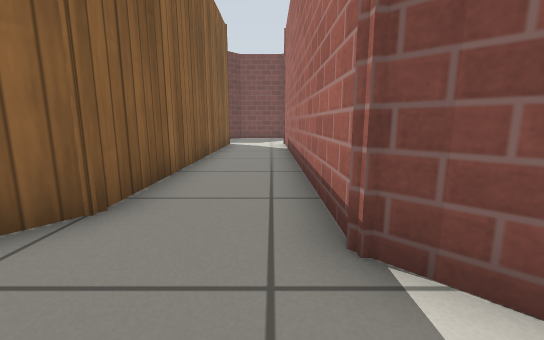
view 1 (above)

16 first-person views from a walk through a Gazebo world. The camera is 0.5 m above the floor, tilts 10° down and sees 90° across. The floor is counted in squares, 0.5 m on a side. Each view is taken from the middle of a square. On the plan, view 1 faces up. The plan holds only what a view shows up to about 11 squares ahead; the rest is blank. Simple patterns stand in for the simulator's built-in surfaces.

view 2
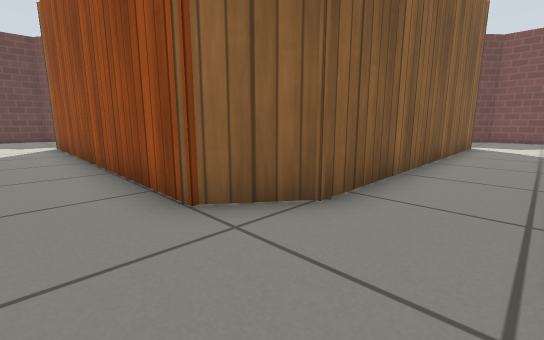

view 3
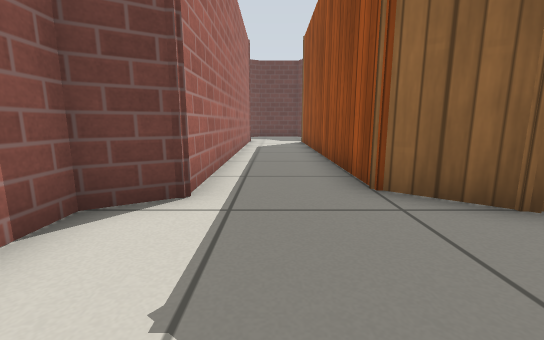

view 4
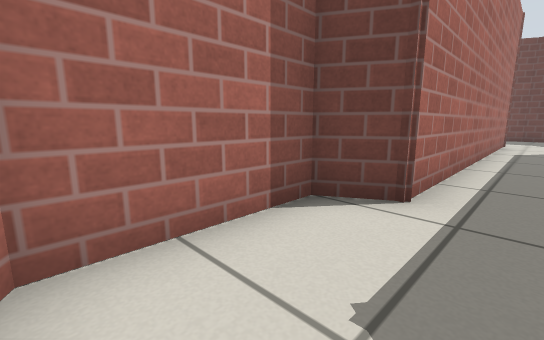

view 5
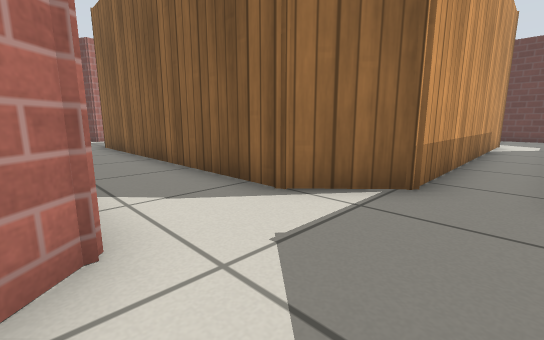

view 6
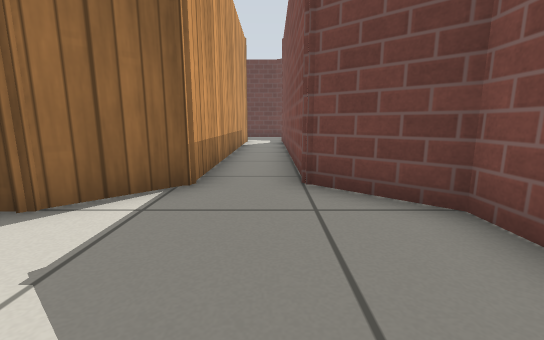

view 7
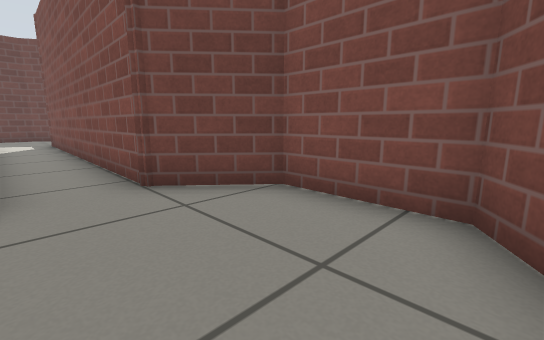

view 8
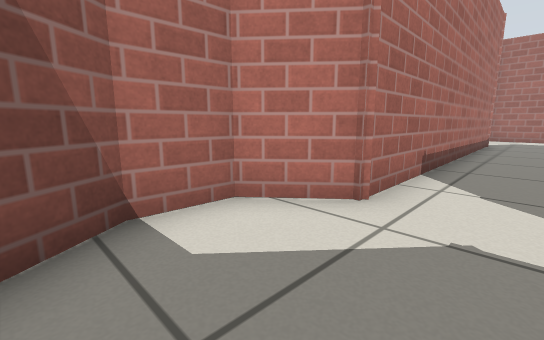

view 9
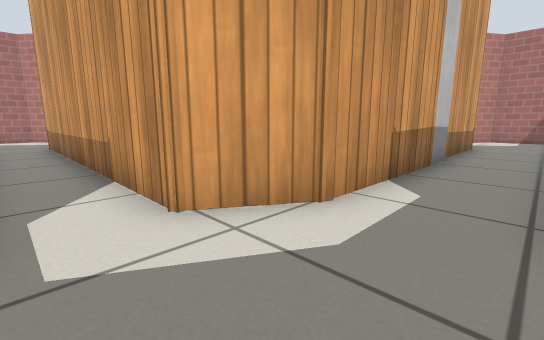

view 10
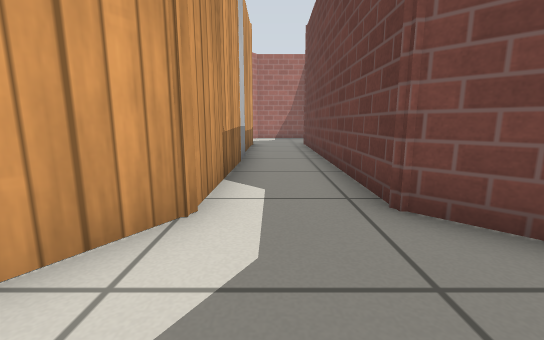

view 11
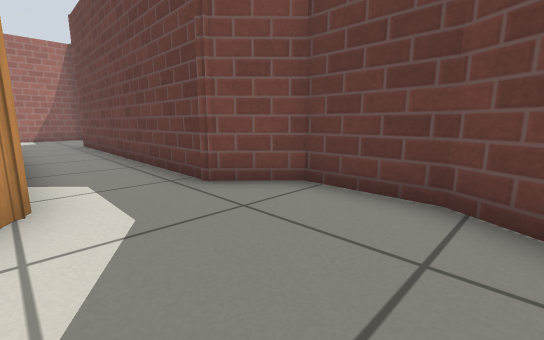

view 12
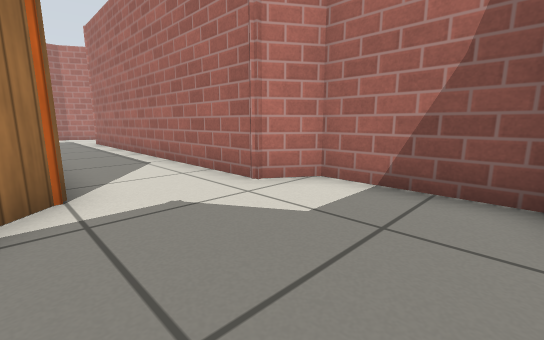

view 13
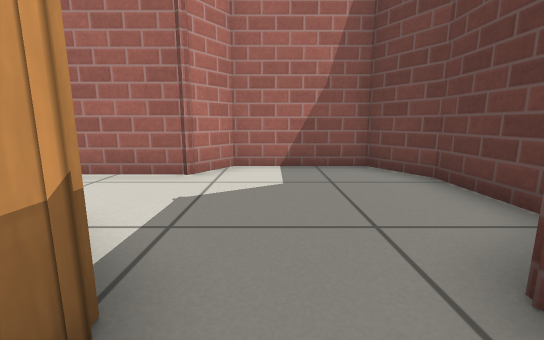

view 14
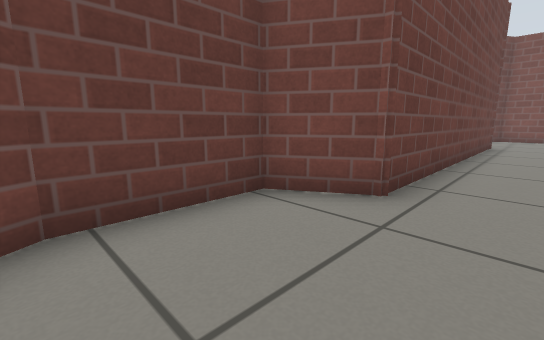

view 15
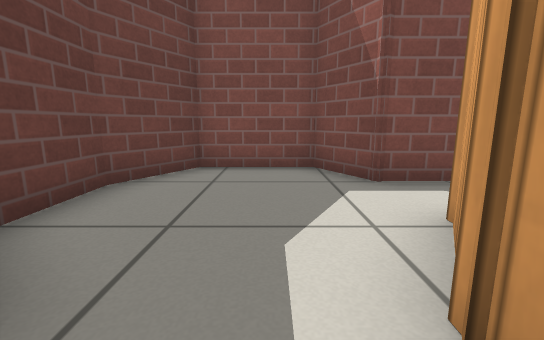

view 16
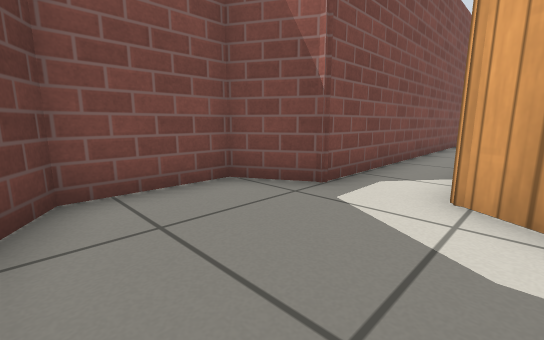

### Floor plan
Points are (right, up) in squares from view 1. A wall is a line through its corners. A room is listed if a view was taken in it or the views show most of it. See-through windows are left out.
Room 1 (views 1, 2, 3, 4)
walls: (1.4, 1.2) (0.7, 2) (0.6, 12.7); (-1.9, 12.2) (-1.9, 2.9) (-3, 1.5) (-12.8, 1.5); (-13.4, -1.2) (-2.6, -1.2) (-2, -2.2) (1.1, -2.1)
ways out: opening at (-0.5, 12.5) to room 2; opening at (-13, 0.5) to room 4
Room 2 (views 5, 6, 7, 8)
walls: (0.6, 12.7) (1.9, 13.8) (1.9, 15.2) (0.6, 17.2) (-1.9, 17.2) (-3.4, 15.5) (-13.2, 15.5); (-13.1, 13.7) (-3.3, 13.7) (-1.9, 12.2)
ways out: opening at (-0.5, 12.5) to room 1; opening at (-14, 15) to room 3; opening at (-14, 14) to room 4
Room 3 (views 9, 10, 11, 16)
walls: (-13.2, 15.5) (-14.2, 17.2) (-16.5, 17.2) (-17.6, 15.2) (-17.6, 13.1) (-16.4, 12)
ways out: opening at (-14, 15) to room 2; opening at (-15, 13) to room 4
Room 4 (views 12, 13, 14, 15)
walls: (-14.1, 2.6) (-14.1, 6.4); (-14.2, 7.9) (-14.1, 12.1) (-13.1, 13.7); (-12.8, 1.5) (-13.4, 2.1); (-16.4, 12) (-16.5, 2.6) (-17.9, 1.8) (-17.9, -0.8) (-17.1, -2.2) (-14.1, -2.2) (-13.4, -1.2)
ways out: opening at (-13, 0.5) to room 1; opening at (-14, 14) to room 2; opening at (-15, 13) to room 3
objects: door leaf (-14, 7)

Where each view was taken, in squares from view 1:
view 1: 0 up, 0 right, facing up
view 2: 0 up, 0 right, facing up-left
view 3: 0 up, 1 right, facing left
view 4: 0 up, 1 right, facing down-left
view 5: 15 up, 1 right, facing down-left
view 6: 15 up, 1 right, facing left
view 7: 14 up, 1 right, facing up-left
view 8: 16 up, 1 left, facing down-right
view 9: 15 up, 16 left, facing down-right
view 10: 15 up, 15 left, facing down
view 11: 16 up, 14 left, facing down-left
view 12: 2 up, 17 left, facing down-right
view 13: 4 up, 15 left, facing down
view 14: 1 down, 15 left, facing up-left
view 15: 11 up, 15 left, facing up
view 16: 13 up, 17 left, facing up-right
